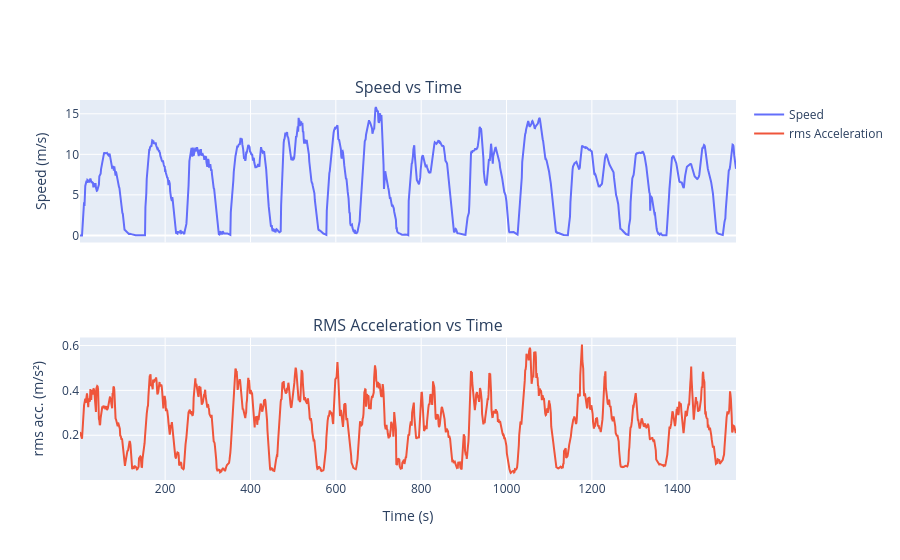
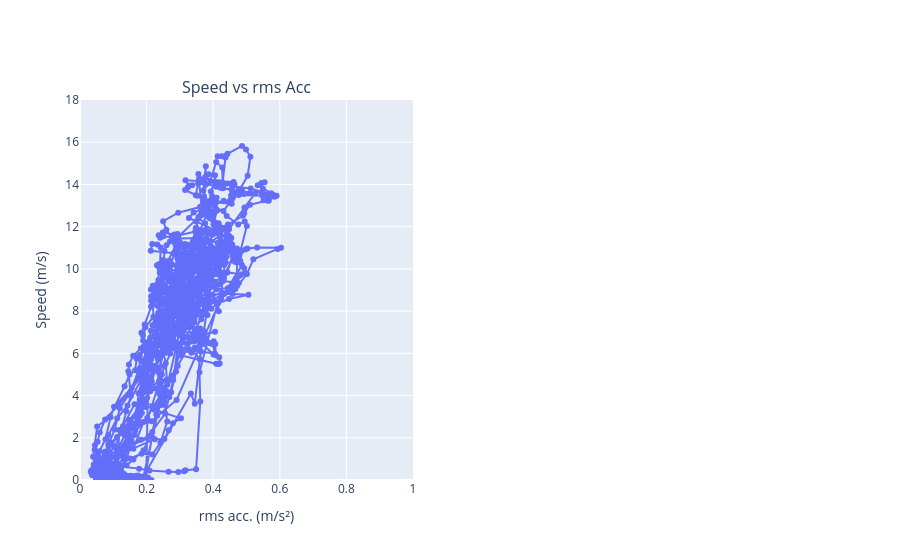

The code cell stored with these charts, in order, in its notebook:
### Code cell
from plotly.subplots import make_subplots

import plotly.graph_objects as go

# First figure: time series plots
fig1 = make_subplots(rows=2, cols=1,
                     shared_xaxes=True,
                     subplot_titles=("Speed vs Time", "RMS Acceleration vs Time"))
fig1.add_trace(go.Scatter(x=features_lf_1['seconds_elapsed'],
                          y=features_lf_1['speed'],
                          mode='lines',
                          name='Speed'),
               row=1, col=1)
fig1.add_trace(go.Scatter(x=features_lf_1['seconds_elapsed'],
                          y=features_lf_1['z_rolling_rms'],
                          mode='lines',
                          name='rms Acceleration'),
               row=2, col=1)

fig1.update_xaxes(title_text="Time (s)", row=2, col=1)
fig1.update_yaxes(title_text="Speed (m/s)", row=1, col=1)
fig1.update_yaxes(title_text="rms acc. (m/s²)", row=2, col=1)
fig1.show()

# Second figure: scatter plot
fig2 = make_subplots(rows=1, cols=2,
                     shared_yaxes=True,
                     subplot_titles=("Speed vs rms Acc", ""))
fig2.add_trace(go.Scatter(x=features_lf_1['z_rolling_rms'],
                          y=features_lf_1['speed'],
                          mode='lines+markers',
                          name='Data'),
               row=1, col=1)

fig2.update_xaxes(title_text="rms acc. (m/s²)", row=1, col=1, range=[0,1])
fig2.update_yaxes(title_text="Speed (m/s)", row=1, col=1, range=[0,18])
fig2.show()

### Figure 1 — Plotly figure (JSON) as saved in the notebook; plotly's stock layout.template omitted (floating-point values rounded to 4 significant figures; data arrays with more than 128 entries replaced by an {"elided": "..."} marker saying what was removed)
{"data": [{"mode": "lines", "name": "Speed", "type": "scatter", "x": {"elided": "1472 float values"}, "xaxis": "x", "y": {"elided": "1472 float values"}, "yaxis": "y"}, {"mode": "lines", "name": "rms Acceleration", "type": "scatter", "x": {"elided": "1472 float values"}, "xaxis": "x2", "y": {"elided": "1472 float values"}, "yaxis": "y2"}], "layout": {"annotations": [{"font": {"size": 16}, "showarrow": false, "text": "Speed vs Time", "x": 0.5, "xanchor": "center", "xref": "paper", "y": 1, "yanchor": "bottom", "yref": "paper"}, {"font": {"size": 16}, "showarrow": false, "text": "RMS Acceleration vs Time", "x": 0.5, "xanchor": "center", "xref": "paper", "y": 0.375, "yanchor": "bottom", "yref": "paper"}], "xaxis": {"anchor": "y", "domain": [0, 1], "matches": "x2", "showticklabels": false}, "xaxis2": {"anchor": "y2", "domain": [0, 1], "title": {"text": "Time (s)"}}, "yaxis": {"anchor": "x", "domain": [0.625, 1], "title": {"text": "Speed (m/s)"}}, "yaxis2": {"anchor": "x2", "domain": [0, 0.375], "title": {"text": "rms acc. (m/s²)"}}}}

### Figure 2 — Plotly figure (JSON) as saved in the notebook; plotly's stock layout.template omitted (floating-point values rounded to 4 significant figures; data arrays with more than 128 entries replaced by an {"elided": "..."} marker saying what was removed)
{"data": [{"mode": "lines+markers", "name": "Data", "type": "scatter", "x": {"elided": "1472 float values"}, "xaxis": "x", "y": {"elided": "1472 float values"}, "yaxis": "y"}], "layout": {"annotations": [{"font": {"size": 16}, "showarrow": false, "text": "Speed vs rms Acc", "x": 0.225, "xanchor": "center", "xref": "paper", "y": 1, "yanchor": "bottom", "yref": "paper"}], "xaxis": {"anchor": "y", "domain": [0, 0.45], "range": [0, 1], "title": {"text": "rms acc. (m/s²)"}}, "xaxis2": {"anchor": "y2", "domain": [0.55, 1]}, "yaxis": {"anchor": "x", "domain": [0, 1], "range": [0, 18], "title": {"text": "Speed (m/s)"}}, "yaxis2": {"anchor": "x2", "domain": [0, 1], "matches": "y", "showticklabels": false}}}
